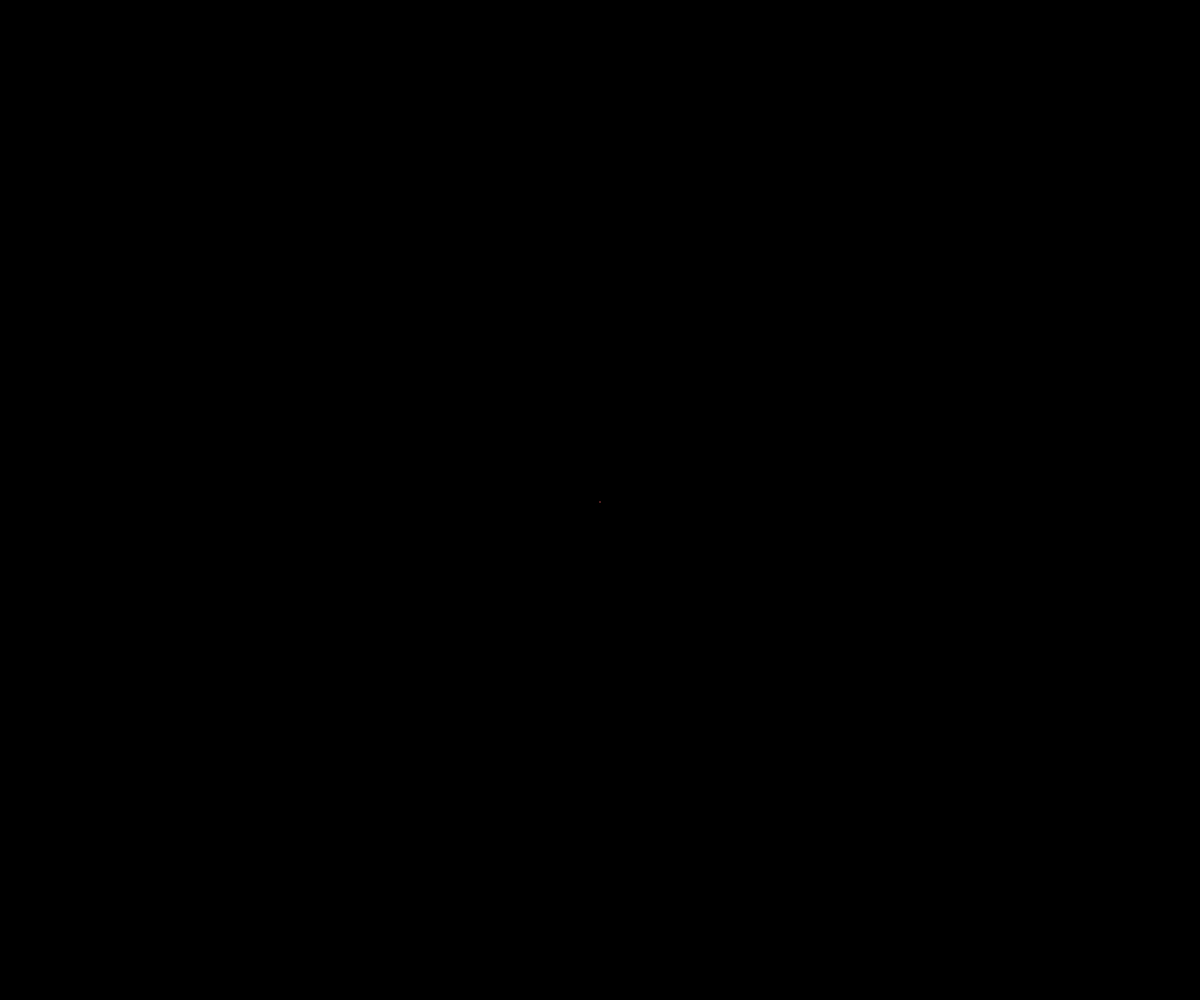
Frame 1 (no input)
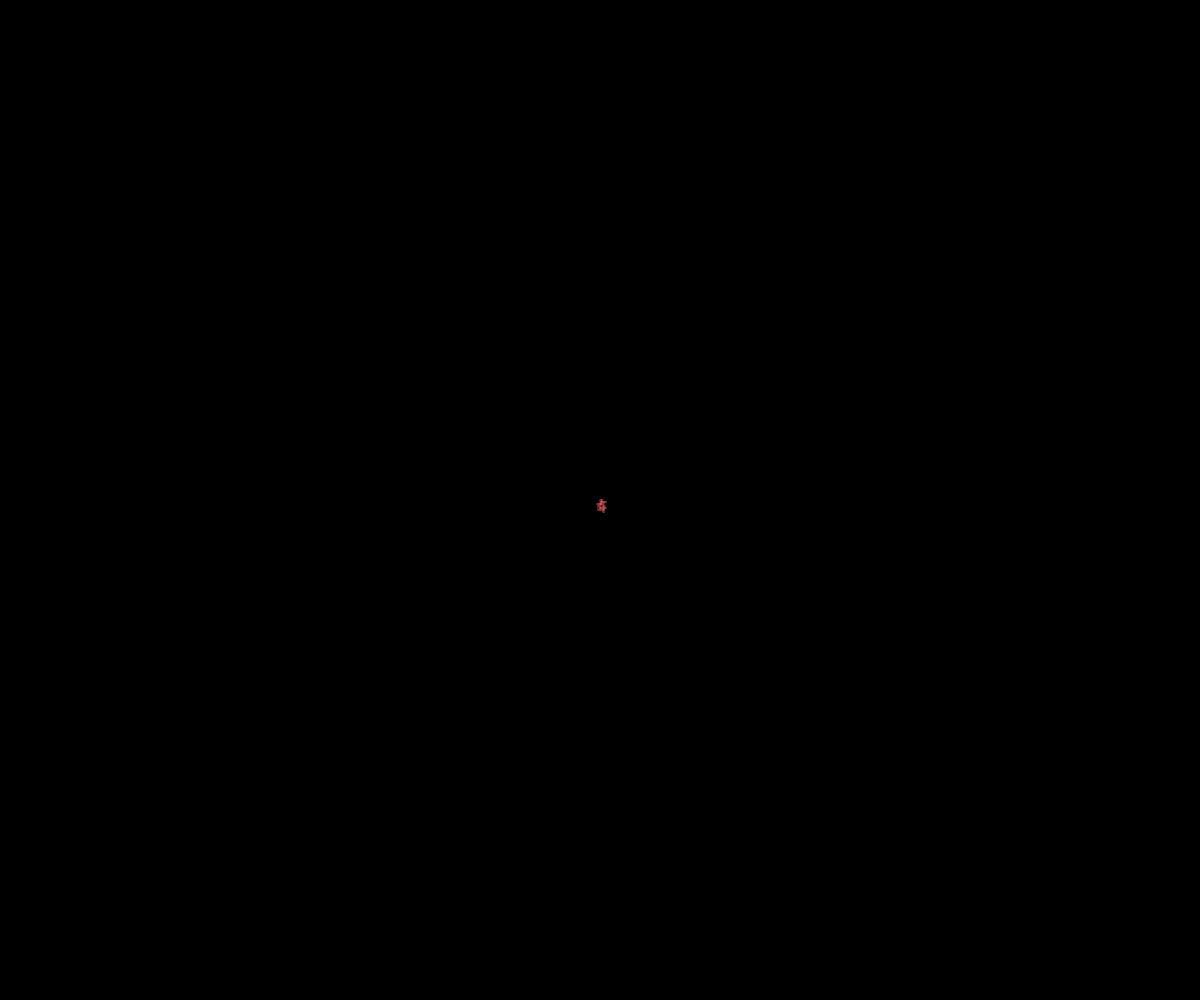
Frame 60 (no input)
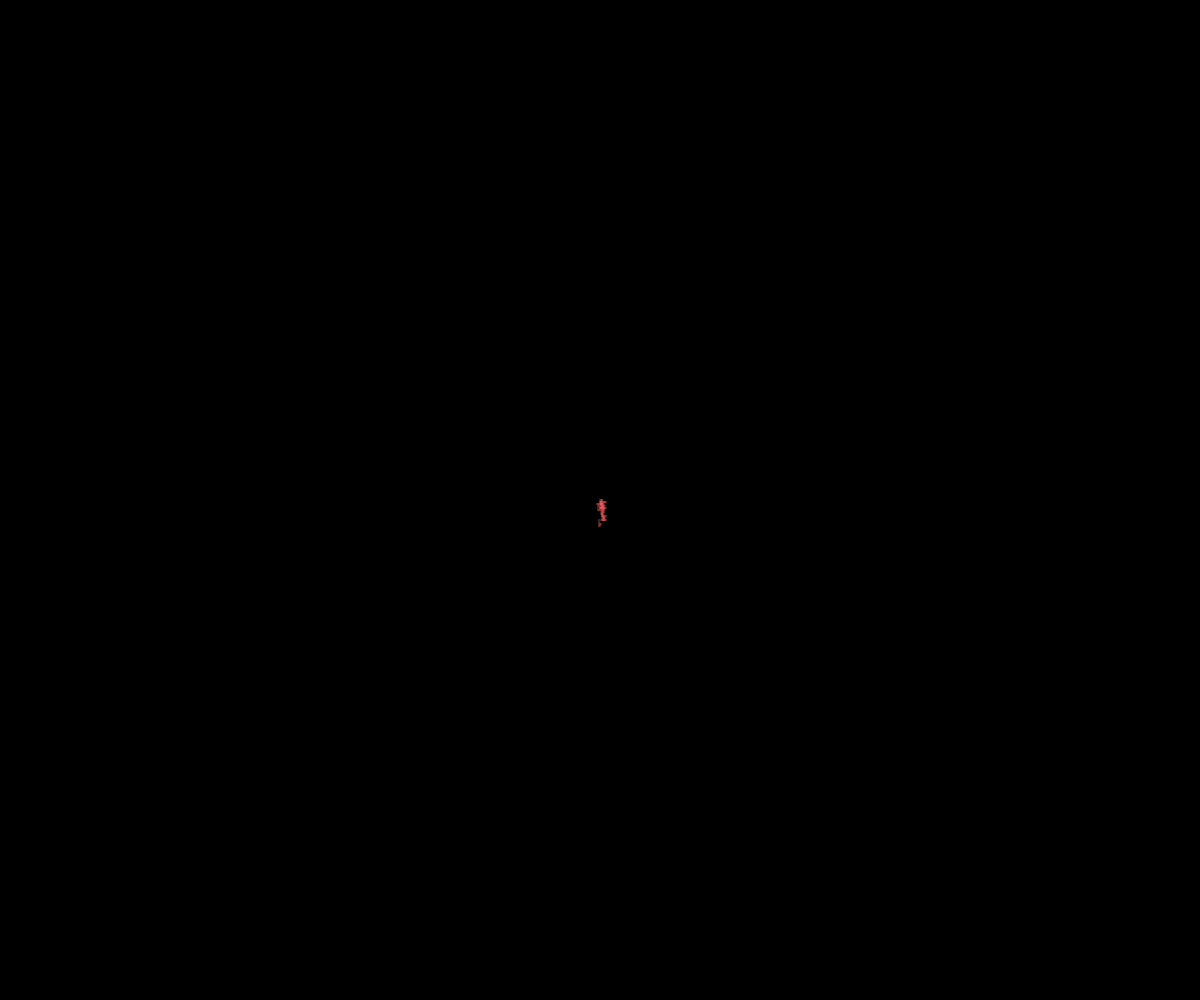
Frame 120 (the mouse pressed at the canvas centre since frame 60)

The p5.js sketch that drew these frames (run headless with seeded random() and noise() and a simulated clock; from frame 60 on, the mouse is pressed at the canvas centre):

// p5.js sketch
// ── sketch.js
let walker;

function setup() {
  createCanvas(windowWidth, windowHeight);
  walker = new Walker();
  background(0);
}

function draw() {
  walker.step();
  walker.show();
}

class Walker {
  constructor() {
    this.x = width / 2;
    this.y = height / 2;
  }
  show() {
    noStroke();
    fill(255, 100, 100, 100);
    circle(this.x, this.y, 2);
  }
  step() {
    let num = random(1);
    if (num < 0.4) {
      this.x += 1;
    } else if (num < 0.6) {
      this.x -= 2;
    } else if (num < 0.8) {
      this.y += 2;
    } else {
      this.y -= 2;
    }
  }
}
